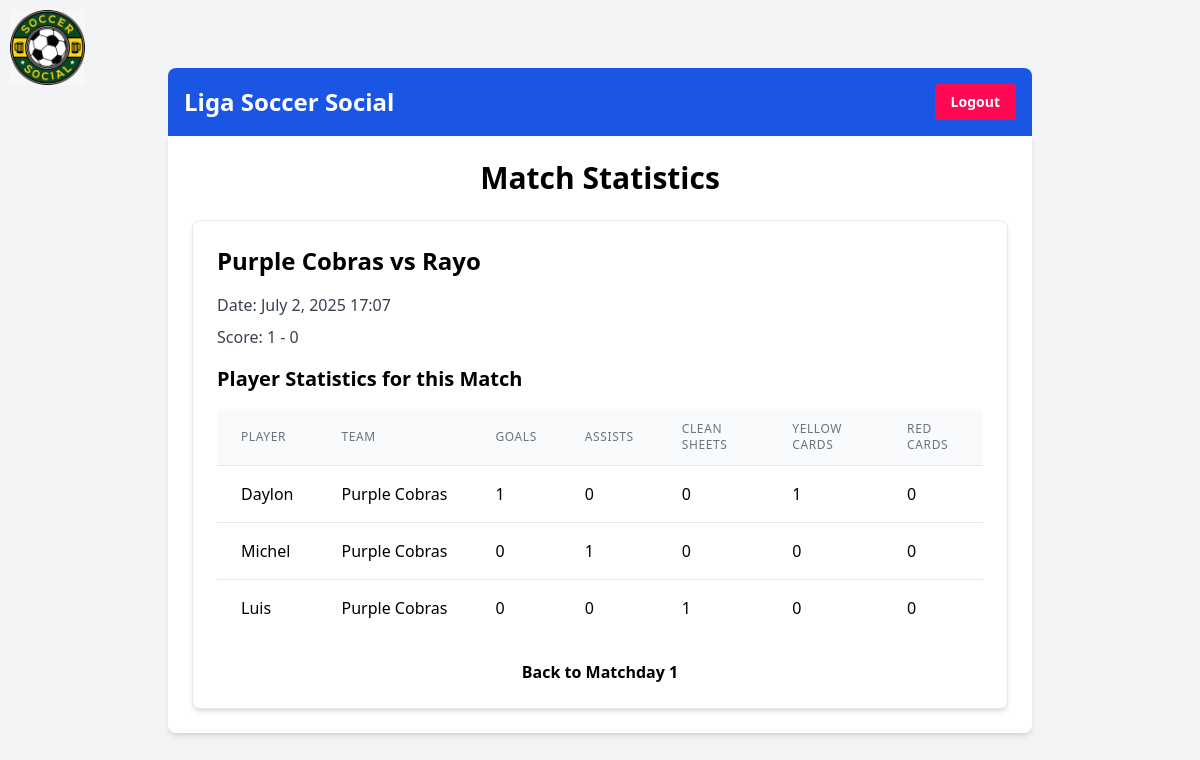
The page /futbol/match/1/stats/ (signed in) on the database as committed earlier.
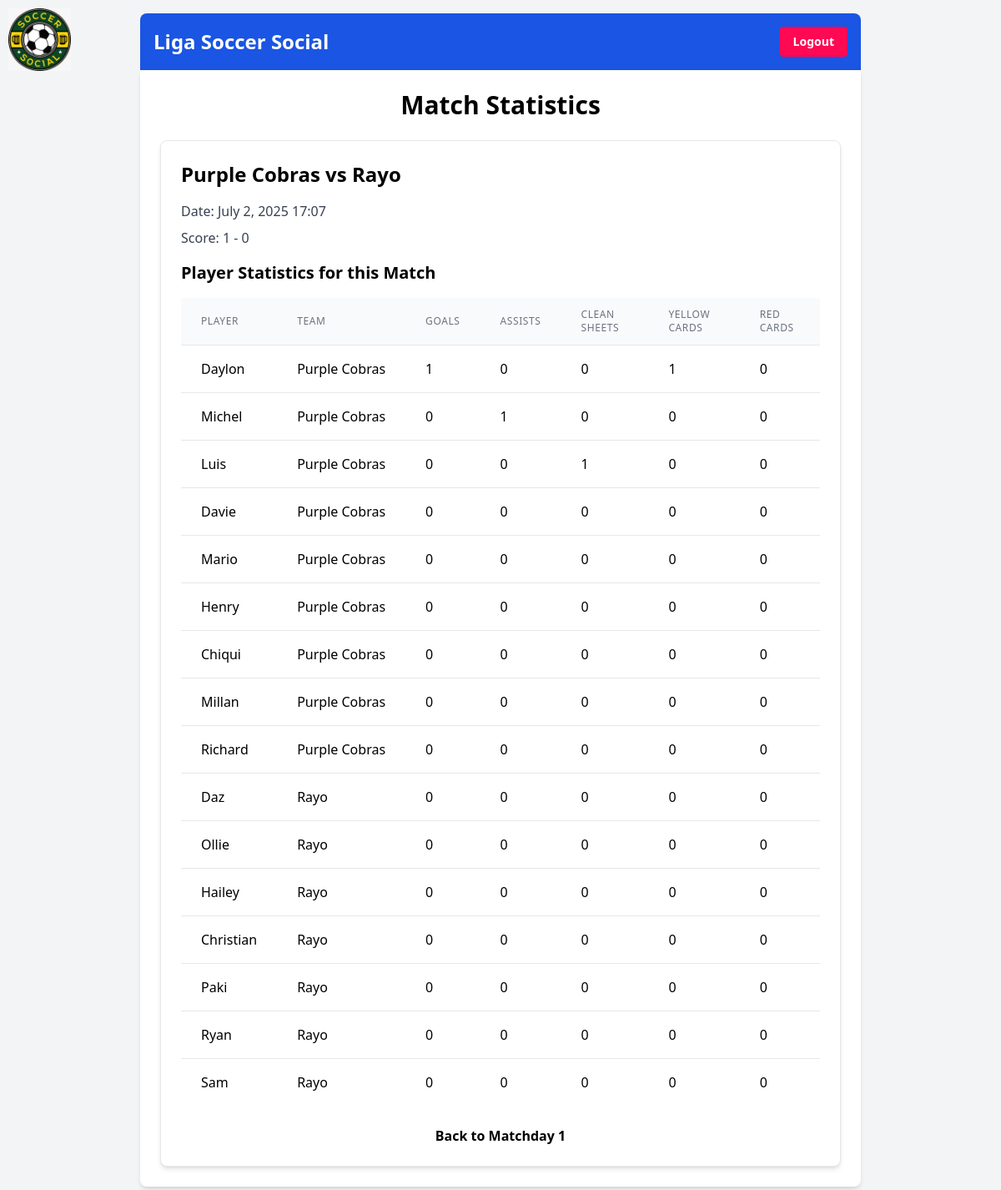
The same page on the database as committed later.
### futbolapp/models.py (models this page shows, shortened)
class PlayerStatistic(models.Model):
    player = models.ForeignKey(Player, on_delete=models.CASCADE)
    match = models.ForeignKey(Match, on_delete=models.CASCADE)
    goals = models.PositiveIntegerField(default=0)
    assists = models.PositiveIntegerField(default=0)
    clean_sheets = models.PositiveIntegerField(default=0)
    yellow_cards = models.PositiveIntegerField(default=0)
    red_cards = models.PositiveIntegerField(default=0)
    present = models.BooleanField(default=False) # New field for presence
    class Meta:
        unique_together = ('player', 'match')

class Player(models.Model):
    name = models.CharField(max_length=100)
    team = models.ForeignKey(Team, on_delete=models.CASCADE)
    field_position = models.CharField(max_length=20, choices=[('field player', 'Field Player'), ('goalkeeper', 'Goalkeeper')], default='field player')
    role = models.CharField(max_length=20, choices=[('full-time', 'Full-Time'), ('ringer', 'Ringer')])

class Team(models.Model):
    name = models.CharField(max_length=100)
    league = models.ForeignKey(League, on_delete=models.CASCADE, null=True, blank=True)
    tournament = models.ForeignKey('Tournament', on_delete=models.CASCADE, null=True, blank=True) # New field

### futbolapp/views.py (the view)
# urls.py: path('match/<int:match_id>/stats/', views.match_statistics, name='match_statistics'),
@login_required
def match_statistics(request, match_id):
    match = get_object_or_404(Match, pk=match_id)
    player_stats = PlayerStatistic.objects.filter(match=match)
    return render(request, 'futbolapp/match_statistics.html', {'match': match, 'player_stats': player_stats})

### futbolapp/templates/futbolapp/match_statistics.html
{% extends 'base.html' %}
{% block content %}
    <h1 class="text-3xl font-bold mb-6 text-center">Match Statistics</h1>
    <div class="bg-white p-6 rounded-lg shadow-md border border-gray-200">
        <h2 class="text-2xl font-semibold mb-4">{{ match.home_team.name }} vs {{ match.away_team.name }}</h2>
        <p class="text-gray-700 mb-2">Date: {{ match.date|date:"F j, Y H:i" }}</p>
        <p class="text-gray-700 mb-4">Score: {{ match.home_score|default_if_none:"-" }} - {{ match.away_score|default_if_none:"-" }}</p>
        <h3 class="text-xl font-semibold mb-4">Player Statistics for this Match</h3>
        {% if player_stats %}
            <div class="overflow-x-auto">
                <table class="min-w-full divide-y divide-gray-200">
                    <thead class="bg-gray-50">
                        <tr>
                            <th scope="col" class="px-6 py-3 text-left text-xs font-medium text-gray-500 uppercase tracking-wider">Player</th>
                            <th scope="col" class="px-6 py-3 text-left text-xs font-medium text-gray-500 uppercase tracking-wider">Team</th>
                            <th scope="col" class="px-6 py-3 text-left text-xs font-medium text-gray-500 uppercase tracking-wider">Goals</th>
                            <th scope="col" class="px-6 py-3 text-left text-xs font-medium text-gray-500 uppercase tracking-wider">Assists</th>
                            <th scope="col" class="px-6 py-3 text-left text-xs font-medium text-gray-500 uppercase tracking-wider">Clean Sheets</th>
                            <th scope="col" class="px-6 py-3 text-left text-xs font-medium text-gray-500 uppercase tracking-wider">Yellow Cards</th>
                            <th scope="col" class="px-6 py-3 text-left text-xs font-medium text-gray-500 uppercase tracking-wider">Red Cards</th>
                        </tr>
                    </thead>
                    <tbody class="bg-white divide-y divide-gray-200">
                        {% for stat in player_stats %}
                            <tr>
                                <td class="px-6 py-4 whitespace-nowrap">{{ stat.player.name }}</td>
                                <td class="px-6 py-4 whitespace-nowrap">{{ stat.player.team.name }}</td>
                                <td class="px-6 py-4 whitespace-nowrap">{{ stat.goals }}</td>
                                <td class="px-6 py-4 whitespace-nowrap">{{ stat.assists }}</td>
                                <td class="px-6 py-4 whitespace-nowrap">{{ stat.clean_sheets }}</td>
                                <td class="px-6 py-4 whitespace-nowrap">{{ stat.yellow_cards }}</td>
                                <td class="px-6 py-4 whitespace-nowrap">{{ stat.red_cards }}</td>
                            </tr>
                        {% endfor %}
                    </tbody>
                </table>
            </div>
        {% else %}
            <p class="text-gray-700">No player statistics recorded for this match.</p>
        {% endif %}
        <p class="mt-6 text-center"><a href="{% url 'matchday_detail' match.matchday.id %}" class="text-blue-600 hover:text-blue-800 font-semibold">Back to Matchday {{ match.matchday.number }}</a></p>
    </div>
{% endblock %}

Rows that differ between the two databases and show on the page:
added PlayerStatistic: player.name "Davie", player.team.name "Purple Cobras", goals "0", assists "0", clean_sheets "0", yellow_cards "0", red_cards "0"
added PlayerStatistic: player.name "Mario", player.team.name "Purple Cobras", goals "0", assists "0", clean_sheets "0", yellow_cards "0", red_cards "0"
added PlayerStatistic: player.name "Henry", player.team.name "Purple Cobras", goals "0", assists "0", clean_sheets "0", yellow_cards "0", red_cards "0"
added PlayerStatistic: player.name "Chiqui", player.team.name "Purple Cobras", goals "0", assists "0", clean_sheets "0", yellow_cards "0", red_cards "0"
added PlayerStatistic: player.name "Millan", player.team.name "Purple Cobras", goals "0", assists "0", clean_sheets "0", yellow_cards "0", red_cards "0"
added PlayerStatistic: player.name "Richard", player.team.name "Purple Cobras", goals "0", assists "0", clean_sheets "0", yellow_cards "0", red_cards "0"
added PlayerStatistic: player.name "Daz", player.team.name "Rayo", goals "0", assists "0", clean_sheets "0", yellow_cards "0", red_cards "0"
added PlayerStatistic: player.name "Ollie", player.team.name "Rayo", goals "0", assists "0", clean_sheets "0", yellow_cards "0", red_cards "0"
added PlayerStatistic: player.name "Hailey", player.team.name "Rayo", goals "0", assists "0", clean_sheets "0", yellow_cards "0", red_cards "0"
added PlayerStatistic: player.name "Christian", player.team.name "Rayo", goals "0", assists "0", clean_sheets "0", yellow_cards "0", red_cards "0"
added PlayerStatistic: player.name "Paki", player.team.name "Rayo", goals "0", assists "0", clean_sheets "0", yellow_cards "0", red_cards "0"
added PlayerStatistic: player.name "Ryan", player.team.name "Rayo", goals "0", assists "0", clean_sheets "0", yellow_cards "0", red_cards "0"
added PlayerStatistic: player.name "Sam", player.team.name "Rayo", goals "0", assists "0", clean_sheets "0", yellow_cards "0", red_cards "0"
